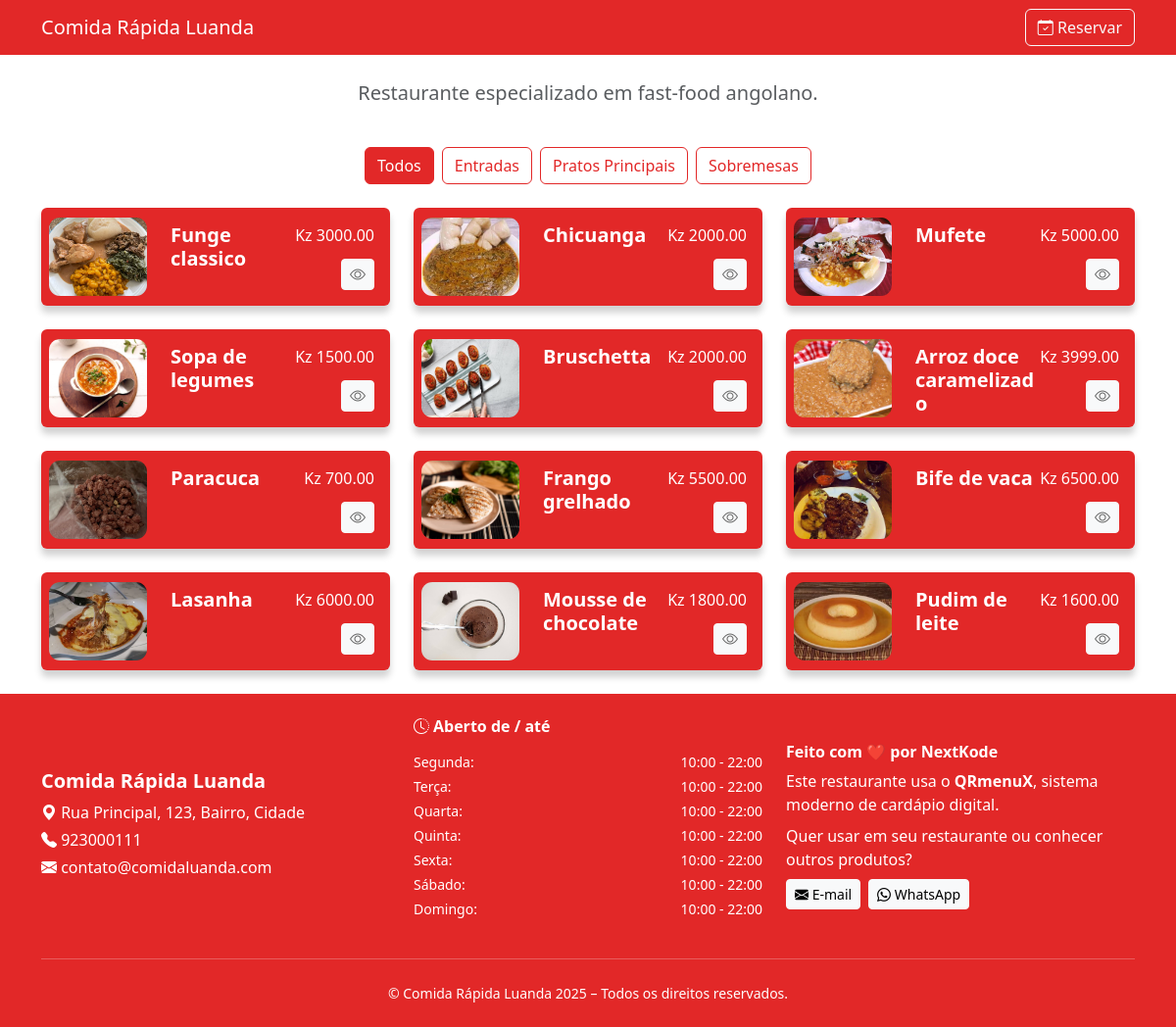
/comida-rapida-luanda, run on the app's committed database.
### app/models.py (models this page shows, shortened)
class Restaurant(db.Model):
    id = db.Column(db.Integer, primary_key=True)
    owner_id = db.Column(db.Integer, db.ForeignKey("user.id"))
    name = db.Column(db.String(150), nullable=False)
    slug = db.Column(db.String(150), unique=True, nullable=False)
    email = db.Column(db.String(120), unique=True, nullable=False)
    phone = db.Column(db.String(50))
    description = db.Column(db.Text)
    address = db.Column(db.String(200))
    theme_color = db.Column(
        db.String(20), default="#1abd27af"
    )  # Hex do tema, ex: "#1700e6b0"
    is_active = db.Column(db.Boolean, default=True)
    slot_duration_minutes = db.Column(db.Integer, nullable=False, default=90)
    slot_buffer_minutes = db.Column(db.Integer, nullable=False, default=5)
    allow_pass_closing_time = db.Column(db.Boolean, nullable=False, default=False)
    subscription = db.relationship(
        "Subscription", uselist=False, backref="restaurant", lazy=True
    )
    categories = db.relationship("Category", backref="restaurant", lazy=True)

class Category(db.Model):
    id = db.Column(db.Integer, primary_key=True)
    name = db.Column(db.String(100), nullable=False)
    is_active = db.Column(db.Boolean, default=True)
    restaurant_id = db.Column(
        db.Integer, db.ForeignKey("restaurant.id"), nullable=False
    )
    items = db.relationship("MenuItem", backref="category", lazy=True)

class MenuItem(db.Model):
    id = db.Column(db.Integer, primary_key=True)
    name = db.Column(db.String(100), nullable=False)
    price = db.Column(db.Float, nullable=False)
    image_filename = db.Column(db.String(100))
    description = db.Column(db.Text)
    ingredients = db.Column(db.Text)
    is_active = db.Column(db.Boolean, default=True)
    category_id = db.Column(db.Integer, db.ForeignKey("category.id"), nullable=False)

class OperatingHour(db.Model):
    id = db.Column(db.Integer, primary_key=True)
    restaurant_id = db.Column(
        db.Integer, db.ForeignKey("restaurant.id"), nullable=False
    )
    day_of_week = db.Column(db.String(10), nullable=False)  # Ex: "Monday"
    open_time = db.Column(db.Time, nullable=False)
    close_time = db.Column(db.Time, nullable=False)

### app/routes/public_routes.py (the view)
@bp.route("/<slug>")
def menu(slug):
    restaurant = Restaurant.query.filter_by(slug=slug, is_active=True).first_or_404()
    categories = Category.query.filter_by(
        restaurant_id=restaurant.id, is_active=True
    ).all()
    hours = OperatingHour.query.filter_by(restaurant_id=restaurant.id).all()
    return render_template(
        "public/menu.html",
        restaurant=restaurant,
        categories=categories,
        hours=hours,
        theme_color=restaurant.theme_color,
    )

### app/templates/public/menu.html (shortened to what this page needs)
<!DOCTYPE html>
<html lang="pt">
  <head>
    <link
      href="https://cdn.jsdelivr.net/npm/bootstrap@5.3.3/dist/css/bootstrap.min.css"
      rel="stylesheet"
    />
    <link
      href="https://cdn.jsdelivr.net/npm/bootstrap-icons@1.10.5/font/bootstrap-icons.css"
      rel="stylesheet"
    />
  </head>
  <body class="d-flex flex-column min-vh-100">
    <nav class="header navbar navbar-expand-lg">
      <div class="container">
        <a class="navbar-brand text-white" href="#">{{ restaurant.name }}</a>
        <button
          class="btn btn-outline-light"
          onclick="location.href='{{ url_for('public.menu', slug=restaurant.slug) }}/reservation'"
        >
          <i class="bi bi-calendar-check"></i> Reservar
        </button>
      </div>
    </nav>
    <div class="container py-4 flex-fill">
      <div class="d-flex flex-column align-items-center mb-4 text-center">
        <p class="lead text-muted">{{ restaurant.description }}</p>
      </div>
      <div class="mb-4 text-center">
        <div
          class="d-flex flex-wrap justify-content-center gap-2"
          role="group"
          id="category-buttons"
        >
          <button class="btn btn-outline-primary active" data-filter="all">
            Todos
          </button>
          {% for cat in categories %}
          <button class="btn btn-outline-primary" data-filter="cat{{ cat.id }}">
            {{ cat.name }}
          </button>
          {% endfor %}
        </div>
      </div>
      <div
        class="row row-cols-1 row-cols-md-2 row-cols-lg-3 g-4"
        id="menu-items"
      >
        {% for cat in categories %} {% for item in cat.items if item.is_active
        %}
        <div class="col menu-card cat{{ cat.id }}">
          <div class="card dark cat">
            <img
              src="{{ url_for('static', filename='uploads/' + item.image_filename) }}"
              class="card-img-top"
              alt="{{ item.name }}"
            />
            <div class="card-body">
              <div class="text-section">
                <h5 class="card-title fw-bold">{{ item.name }}</h5>
              </div>
              <div class="cta-section">
                <div>Kz {{ "%.2f"|format(item.price) }}</div>
                <a href="#"
                class="btn btn-light btn-sm"
                data-bs-toggle="modal"
                data-bs-target="#itemModal"
                data-id="{{ item.id }}"
                data-name="{{ item.name }}"
                data-description="{{ item.description or 'Sem descrição' }}"
                data-price="{{ "%.2f"|format(item.price) }}"
                data-image="{{ url_for('static', filename='uploads/' + item.image_filename) }}">
                <i class="bi bi-eye"></i>
                </a>
              </div>
            </div>
          </div>
        </div>
        {% endfor %} {% endfor %}
      </div>
    </div>
    <footer
      class="mt-auto text-white"
      style="background-color: var(--theme-color)"
    >
      <div class="container py-4">
        <div class="row text-center text-md-start align-items-center gy-4">
          <div class="col-md-4">
            <h5 class="fw-bold">{{ restaurant.name }}</h5>
            <p class="mb-1">
              <i class="bi bi-geo-alt-fill"></i> {{ restaurant.address or
              'Endereço não disponível' }}
            </p>
            <p class="mb-1">
              <i class="bi bi-telephone-fill"></i> {{ restaurant.phone or '999
              999 999' }}
            </p>
            <p class="mb-1">
              <i class="bi bi-envelope-fill"></i> {{ restaurant.email or
              'contato@exemplo.com' }}
            </p>
          </div>
          <div class="col-md-4">
            <h6 class="fw-bold">
              <i class="bi bi-clock-history me-1"></i>Aberto de / até
            </h6>
            <ul class="list-unstyled small mt-3">
              {% set dias_semana = { "Monday": "Segunda", "Tuesday": "Terça",
              "Wednesday": "Quarta", "Thursday": "Quinta", "Friday": "Sexta",
              "Saturday": "Sábado", "Sunday": "Domingo" } %} {% for day in
              ["Monday", "Tuesday", "Wednesday", "Thursday", "Friday",
              "Saturday", "Sunday"] %} {% set hour =
              hours|selectattr("day_of_week", "equalto", day)|first %}
              <li class="mb-1 d-flex justify-content-between">
                <span>{{ dias_semana[day] }}:</span>
                {% if hour %} {% if hour.open_time == hour.close_time %}
                <span class="text-muted">Fechado</span>
                {% else %}
                <span
                  >{{ hour.open_time.strftime('%H:%M') }} - {{
                  hour.close_time.strftime('%H:%M') }}</span
                >
                {% endif %} {% else %}
                <span class="text-muted">Não definido</span>
                {% endif %}
              </li>
              {% endfor %}
            </ul>
          </div>
          <div class="col-md-4">
            <h6 class="fw-bold">Feito com ❤️ por NextKode</h6>
            <p class="mb-2">
              Este restaurante usa o <strong>QRmenuX</strong>, sistema moderno
              de cardápio digital.
            </p>
            <p class="mb-2">
              Quer usar em seu restaurante ou conhecer outros produtos?
            </p>
            <div
              class="d-flex flex-column flex-sm-row gap-2 justify-content-center justify-content-md-start"
            >
              <a
                href="mailto:nextkode.contacto@gmail.com"
                class="btn btn-sm btn-light"
              >
                <i class="bi bi-envelope-fill"></i> E-mail
              </a>
              <a
                href="https://wa.me/244999999999"
                class="btn btn-sm btn-light"
                target="_blank"
              >
                <i class="bi bi-whatsapp"></i> WhatsApp
              </a>
            </div>
          </div>
        </div>
        <hr class="my-4 border-light" />
        <div class="text-center small">
          © {{ restaurant.name }} 2025 – Todos os direitos reservados.
        </div>
      </div>
    </footer>
  </body>
</html>

### data on the page
Restaurant: name "Comida Rápida Luanda", description "Restaurante especializado em fast-food angolano.", address "Rua Principal, 123, Bairro, Cidade", phone "923000111", email "contato@comidaluanda.com"
Category: name "Entradas"
Category: name "Pratos Principais"
Category: name "Sobremesas"
MenuItem: image_filename (picture), name "Funge classico", price "3000.00"
MenuItem: image_filename (picture), name "Chicuanga", price "2000.00"
MenuItem: image_filename (picture), name "Mufete", price "5000.00"
MenuItem: image_filename (picture), name "Sopa de legumes", price "1500.00"
MenuItem: image_filename (picture), name "Bruschetta", price "2000.00"
MenuItem: image_filename (picture), name "Arroz doce caramelizado", price "3999.00"
MenuItem: image_filename (picture), name "Paracuca", price "700.00"
MenuItem: image_filename (picture), name "Frango grelhado", price "5500.00"
MenuItem: image_filename (picture), name "Bife de vaca", price "6500.00"
MenuItem: image_filename (picture), name "Lasanha", price "6000.00"
MenuItem: image_filename (picture), name "Mousse de chocolate", price "1800.00"
MenuItem: image_filename (picture), name "Pudim de leite", price "1600.00"
OperatingHour: open_time "10:00", close_time "22:00"
OperatingHour: open_time "10:00", close_time "22:00"
OperatingHour: open_time "10:00", close_time "22:00"
OperatingHour: open_time "10:00", close_time "22:00"
OperatingHour: open_time "10:00", close_time "22:00"
OperatingHour: open_time "10:00", close_time "22:00"
OperatingHour: open_time "10:00", close_time "22:00"

### other printed values
{{ dias_semana[day] }} "Segunda" "Terça" "Quarta" "Quinta" "Sexta" "Sábado" "Domingo"
